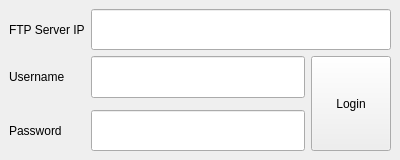
<?xml version="1.0" encoding="UTF-8"?>
<ui version="4.0">
 <class>MainWindow</class>
 <widget class="QMainWindow" name="MainWindow">
  <property name="geometry">
   <rect>
    <x>0</x>
    <y>0</y>
    <width>400</width>
    <height>160</height>
   </rect>
  </property>
  <property name="windowTitle">
   <string>MainWindow</string>
  </property>
  <widget class="QWidget" name="centralwidget">
   <layout class="QGridLayout" name="gridLayout">
    <item row="0" column="0">
     <widget class="QLabel" name="label">
      <property name="enabled">
       <bool>true</bool>
      </property>
      <property name="text">
       <string>FTP Server IP</string>
      </property>
     </widget>
    </item>
    <item row="1" column="1">
     <widget class="QLineEdit" name="lineEdit_2">
      <property name="sizePolicy">
       <sizepolicy hsizetype="Expanding" vsizetype="Expanding">
        <horstretch>0</horstretch>
        <verstretch>0</verstretch>
       </sizepolicy>
      </property>
     </widget>
    </item>
    <item row="3" column="1">
     <widget class="QLineEdit" name="lineEdit_3">
      <property name="sizePolicy">
       <sizepolicy hsizetype="Expanding" vsizetype="Expanding">
        <horstretch>0</horstretch>
        <verstretch>0</verstretch>
       </sizepolicy>
      </property>
     </widget>
    </item>
    <item row="1" column="0">
     <widget class="QLabel" name="label_2">
      <property name="text">
       <string>Username</string>
      </property>
     </widget>
    </item>
    <item row="3" column="0">
     <widget class="QLabel" name="label_3">
      <property name="text">
       <string>Password</string>
      </property>
     </widget>
    </item>
    <item row="1" column="2" rowspan="3">
     <widget class="QPushButton" name="pushButton">
      <property name="sizePolicy">
       <sizepolicy hsizetype="Minimum" vsizetype="Minimum">
        <horstretch>0</horstretch>
        <verstretch>0</verstretch>
       </sizepolicy>
      </property>
      <property name="text">
       <string>Login</string>
      </property>
     </widget>
    </item>
    <item row="0" column="1" colspan="2">
     <widget class="QLineEdit" name="lineEdit">
      <property name="sizePolicy">
       <sizepolicy hsizetype="Expanding" vsizetype="Expanding">
        <horstretch>0</horstretch>
        <verstretch>0</verstretch>
       </sizepolicy>
      </property>
     </widget>
    </item>
   </layout>
  </widget>
 </widget>
 <resources/>
 <connections/>
</ui>
